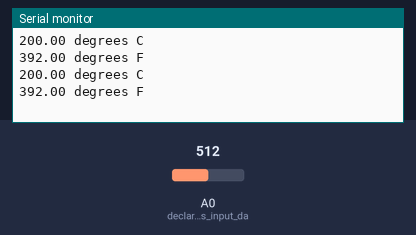
Recording of a sketch running on a simulated Arduino Uno, built with avr-gcc and run on an emulated ATmega328P. Parts: the last lines printed to the serial monitor. The inputs (shaded band) are chosen by the test bench; at power-on: A0 (declaring_pin_as_input_da) = 512.

Above: at 2.3 s.
2.4 s: A0 (declaring_pin_as_input_da) set to 716
At 4.2 s:
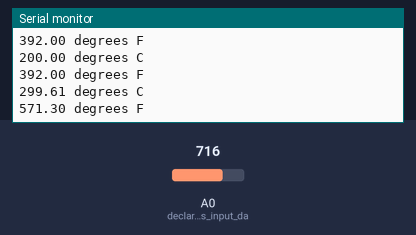
4.5 s: A0 (declaring_pin_as_input_da) set to 900
At 5.7 s:
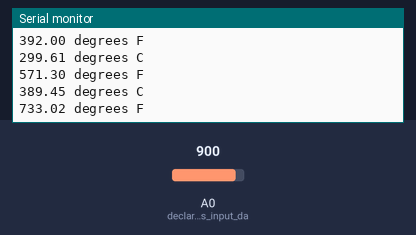
Timing chart, 0 to 7.5 s (numbered marks = the images above; inputs shaded):
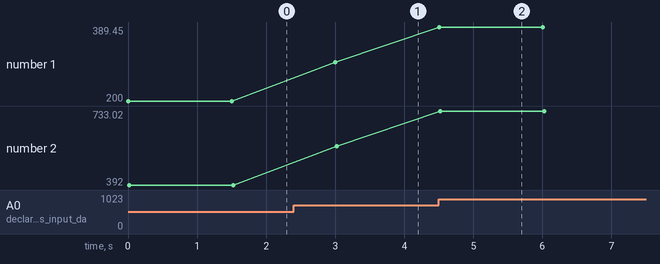

The sketch:

temp_read_circuit1.ino
```cpp
// Sensor reading to celsius conversions from https://www.makerguides.com

void setup()
{
  pinMode(A0, INPUT); //declaring pin as input data to read
  Serial.begin(9600);
}

void loop()
{
  float sensor_reading,voltage,celsius,farenheit;  //declaring variables

sensor_reading=analogRead(A0);          //reading data from sensor
voltage= sensor_reading*(5000/1024.0);
celsius=(voltage-500)/10;    		  	//converting readings to a temperature
farenheit=(celsius * 9.0/5.0) + 32;

Serial.print(celsius); Serial.print(" degrees C");
Serial.println();                      //print temp values to serial moniter
Serial.print(farenheit); Serial.print(" degrees F");
Serial.println();Serial.println();
delay(1500);

}
```

Measured:
- after the input at 2.4 s, the serial monitor: prints a new line after 0.60 s (image 1)
- after the input at 4.5 s, the serial monitor: prints a new line at once (image 2)
- plotted number 1: 200 → 299.61 after the input at 2.4 s, 299.61 → 389.45 after the input at 4.5 s
- plotted number 2: 392 → 571.3 after the input at 2.4 s, 571.3 → 733.02 after the input at 4.5 s
